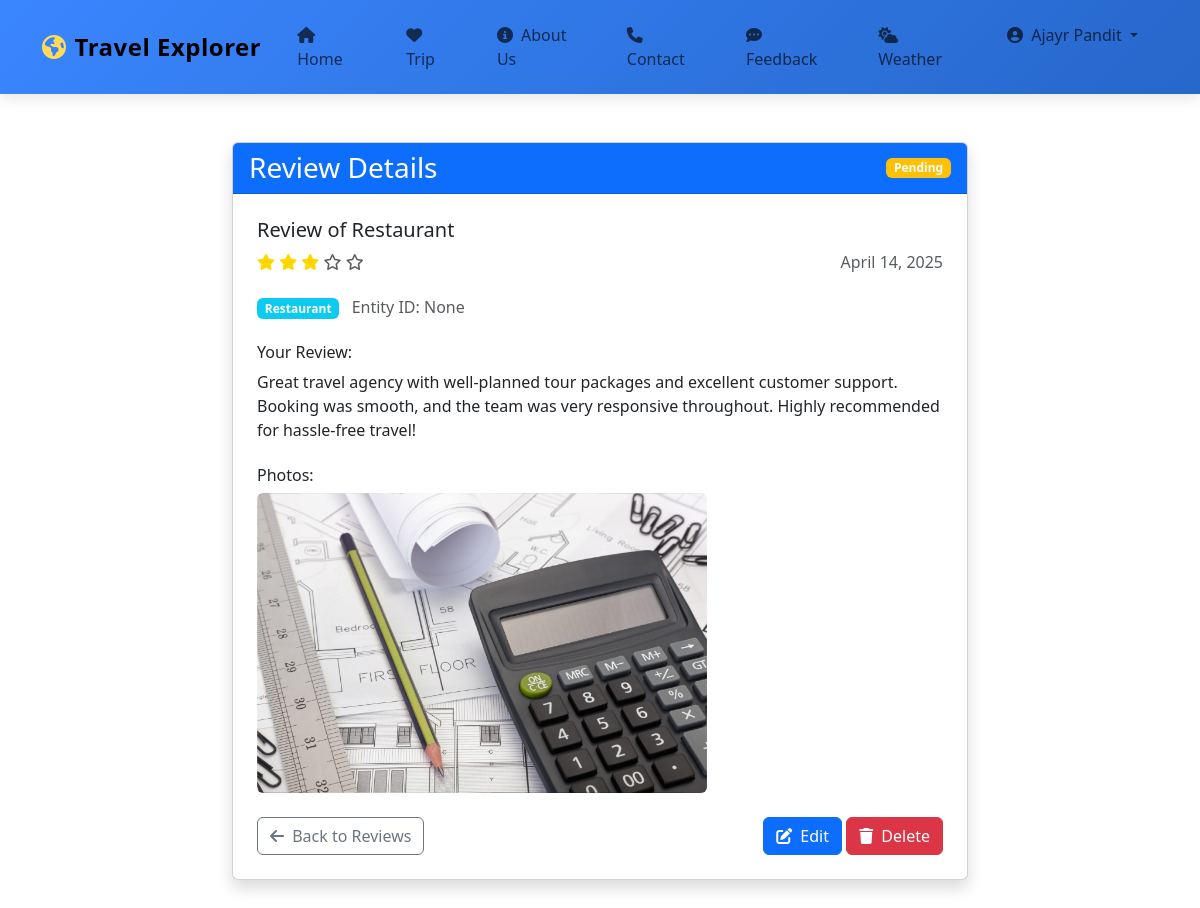
/accounts/feedback/3/ (signed in), run on the app's committed database.
### accounts/models.py (models this page shows, shortened)
class UserProfile(models.Model):
    GENDER_CHOICES = [
        ('M', 'Male'),
        ('F', 'Female'),
        ('O', 'Other'),
    ]
    LANGUAGE_CHOICES = [
        ('EN', 'English'),
        ('ES', 'Spanish'),
        ('FR', 'French'),
        ('DE', 'German'),
        ('ZH', 'Chinese'),
        ('JA', 'Japanese'),
        ('AR', 'Arabic'),
        ('HI', 'Hindi'),
    ]
    TRAVEL_PREFERENCES = [
        ('adventure', 'Adventure'),
        ('culture', 'Culture'),
        ('family', 'Family'),
        ('solo', 'Solo'),
        ('relaxation', 'Relaxation'),
        ('food', 'Food & Culinary'),
        ('eco', 'Eco-Tourism'),
        ('luxury', 'Luxury'),
    ]
    BUDGET_CHOICES = [
        ('low', 'Low'),
        ('medium', 'Medium'),
        ('high', 'High'),
    ]
    ACCOUNT_STATUS = [
        ('active', 'Active'),
        ('suspended', 'Suspended'),
    ]
    user = models.OneToOneField(User, on_delete=models.CASCADE, related_name='profile')
    full_name = models.CharField(max_length=100)
    gender = models.CharField(max_length=1, choices=GENDER_CHOICES, blank=True)
    date_of_birth = models.DateField(null=True, blank=True)
    preferred_language = models.CharField(max_length=2, choices=LANGUAGE_CHOICES, default='EN')
    travel_preferences = models.CharField(max_length=20, choices=TRAVEL_PREFERENCES, default='adventure')
    travel_history = models.TextField(blank=True)
    budget_range = models.CharField(max_length=10, choices=BUDGET_CHOICES, default='medium')
    current_latitude = models.FloatField(null=True, blank=True)
    current_longitude = models.FloatField(null=True, blank=True)
    profile_picture = models.ImageField(upload_to='profile_pics/', null=True, blank=True)
    account_status = models.CharField(max_length=10, choices=ACCOUNT_STATUS, default='active')
    is_verified = models.BooleanField(default=False)

class Feedback(models.Model):
    RATING_CHOICES = [
        (1, '1 - Poor'),
        (2, '2 - Fair'),
        (3, '3 - Good'),
        (4, '4 - Very Good'),
        (5, '5 - Excellent')
    ]
    STATUS_CHOICES = [
        ('pending', 'Pending'),
        ('reviewed', 'Reviewed'),
        ('resolved', 'Resolved')
    ]
    ENTITY_TYPE_CHOICES = [
        ('destination', 'Destination'),
        ('hotel', 'Hotel'),
        ('restaurant', 'Restaurant'),
        ('activity', 'Activity')
    ]
    user = models.ForeignKey(User, on_delete=models.CASCADE, related_name='feedback')
    subject = models.CharField(max_length=100)
    message = models.TextField()
    rating = models.IntegerField(choices=RATING_CHOICES, default=3)
    status = models.CharField(max_length=20, choices=STATUS_CHOICES, default='pending')
    created_at = models.DateTimeField(auto_now_add=True)
    updated_at = models.DateTimeField(auto_now=True)
    admin_response = models.TextField(blank=True, null=True)
    response_date = models.DateTimeField(blank=True, null=True)
    entity_type = models.CharField(max_length=20, choices=ENTITY_TYPE_CHOICES, default='destination')
    entity_id = models.IntegerField(blank=True, null=True)
    photos = models.ImageField(upload_to='feedback_photos/', null=True, blank=True)
    is_verified = models.BooleanField(default=False)
    class Meta:
        ordering = ['-created_at']

### accounts/views.py (the view)
# urls.py: path('feedback/<int:pk>/', feedback_detail, name='feedback_detail'),
@login_required
def feedback_detail(request, pk):
    feedback = get_object_or_404(Feedback, pk=pk, user=request.user)
    return render(request, 'accounts/feedback_detail.html', {'feedback': feedback})

### templates/accounts/feedback_detail.html (shortened to what this page needs)
{% extends 'hotels/header.html' %}
{% block content %}
<div class="container my-5">
    <div class="row justify-content-center">
        <div class="col-lg-8">
            <div class="card shadow">
                <div class="card-header bg-primary text-white d-flex justify-content-between align-items-center">
                    <h3 class="mb-0">Review Details</h3>
                    <span class="badge bg-{% if feedback.status == 'pending' %}warning{% elif feedback.status == 'reviewed' %}info{% else %}success{% endif %}">
                        {{ feedback.status|title }}
                    </span>
                </div>
                <div class="card-body p-4">
                    <div class="mb-4">
                        <h5 class="card-title">{{ feedback.subject }}</h5>
                        <div class="d-flex justify-content-between">
                            <div>
                                {% for i in "12345" %}
                                    {% if forloop.counter <= feedback.rating %}
                                        <i class="fas fa-star text-warning"></i>
                                    {% else %}
                                        <i class="far fa-star text-muted"></i>
                                    {% endif %}
                                {% endfor %}
                            </div>
                            <span class="text-muted">{{ feedback.created_at|date:"F d, Y" }}</span>
                        </div>
                    </div>
                    <div class="mb-4">
                        <h6 class="text-muted">
                            <span class="badge bg-info me-2">{{ feedback.get_entity_type_display }}</span>
                            Entity ID: {{ feedback.entity_id }}
                        </h6>
                    </div>
                    <div class="mb-4">
                        <h6>Your Review:</h6>
                        <p>{{ feedback.message }}</p>
                    </div>
                    {% if feedback.photos %}
                        <div class="mb-4">
                            <h6>Photos:</h6>
                            <img src="{{ feedback.photos.url }}" class="img-fluid rounded" style="max-height: 300px;" alt="Review photo">
                        </div>
                    {% endif %}
                    <div class="d-flex justify-content-between mt-4">
                        <a href="{% url 'feedback_list' %}" class="btn btn-outline-secondary">
                            <i class="fas fa-arrow-left me-1"></i> Back to Reviews
                        </a>
                        {% if feedback.status == 'pending' %}
                            <div>
                                <a href="{% url 'feedback_update' feedback.pk %}" class="btn btn-primary">
                                    <i class="fas fa-edit me-1"></i> Edit
                                </a>
                                <a href="{% url 'feedback_delete' feedback.pk %}" class="btn btn-danger">
                                    <i class="fas fa-trash me-1"></i> Delete
                                </a>
                            </div>
                        {% endif %}
                    </div>
                </div>
            </div>
        </div>
    </div>
</div>
{% endblock %}

### templates/hotels/header.html (shortened to what this page needs)
<!DOCTYPE html>
<html lang="en">
<head>
    <link href="https://cdn.jsdelivr.net/npm/bootstrap@5.3.0/dist/css/bootstrap.min.css" rel="stylesheet">
    <link rel="stylesheet" href="https://cdnjs.cloudflare.com/ajax/libs/font-awesome/6.4.0/css/all.min.css">
    <link href="https://cdnjs.cloudflare.com/ajax/libs/aos/2.3.4/aos.css" rel="stylesheet">
</head>
<body>
<nav class="navbar navbar-expand-lg sticky-top">
    <div class="container">
        <a class="navbar-brand" href="{% url 'home' %}">
            <i class="fas fa-globe-americas me-2 fa-spin-hover"></i>Travel Explorer
        </a>
        <div class="collapse navbar-collapse" id="navbarNav">
            <ul class="navbar-nav ms-auto">
                <li class="nav-item">
                    <a class="nav-link hover-underline-animation" href="{% url 'home' %}">
                        <i class="fas fa-home me-1"></i> Home
                    </a>
                </li>
                <li class="nav-item">
                    <a class="nav-link hover-underline-animation" href="{% url 'trip' %}">
                        <i class="fas fa-heart me-1"></i> Trip
                    </a>
                </li>
                <li class="nav-item">
                    <a class="nav-link hover-underline-animation" href="{% url 'about' %}">
                        <i class="fas fa-info-circle me-1"></i> About Us
                    </a>
                </li>
                <li class="nav-item">
                    <a class="nav-link hover-underline-animation" href="{% url 'contact' %}">
                        <i class="fas fa-phone me-1"></i> Contact
                    </a>
                </li>
                <li class="nav-item">
                    <a class="nav-link hover-underline-animation" href="{% url 'feedback_list' %}">
                        <i class="fas fa-comment-dots me-1"></i> Feedback
                    </a>
                </li>
                <li class="nav-item">
                    <a class="nav-link hover-underline-animation" href="{% url 'weather' %}">
                        <i class="fas fa-cloud-sun me-1"></i> Weather
                    </a>
                </li>
                {% if user.is_authenticated %}
                    <li class="nav-item dropdown">
                        <a class="nav-link dropdown-toggle" href="#" id="userDropdown" role="button" data-bs-toggle="dropdown" aria-expanded="false">
                            <i class="fas fa-user-circle me-1"></i> {{ user.profile.full_name|default:user.username }}
                        </a>
                    </li>
                {% endif %}
            </ul>
        </div>
    </div>
</nav>
{% block content %}{% endblock %}
</body>
</html>

### templates/hotels/header.html (style rules this page uses)
.navbar { background: linear-gradient(135deg, #3a86ff 0%, #2667ca 100%); box-shadow: 0 4px 15px rgba(0, 0, 0, 0.1); padding: 15px 0; }
.navbar-brand { font-weight: 700; font-size: 1.5rem; letter-spacing: 0.5px; }
.fa-globe-americas { color: #ffdb58; transition: all 0.3s ease; }
.nav-link { font-weight: 500; padding: 8px 15px !important; margin: 0 5px; position: relative; transition: all 0.3s ease; }
.hover-underline-animation { display: inline-block; position: relative; }
.hover-underline-animation::after { content: ''; position: absolute; width: 0; height: 2px; bottom: 0; left: 0; background-color: white; transition: width 0.3s; }

### templates/accounts/feedback_detail.html (style rules this page uses)
.fas.fa-star.text-warning { color: #FFD700 !important; }
.badge.bg-info { background-color: #0dcaf0 !important; }
.badge.bg-warning { background-color: #ffc107 !important; }

### data on the page
Feedback: status "Pending", subject "Review of Restaurant", rating 3 (drawn), created_at "April 14, 2025", entity_type "Restaurant", entity_id "None", message "Great travel agency with well-planned tour packages and excellent customer support. Booking was smooth, and the team was very responsive throughout. Highly recommended for hassle-free travel!", photos (picture)

### other printed values
{{ user.profile.full_name|default:user.username }} "Ajayr Pandit"
